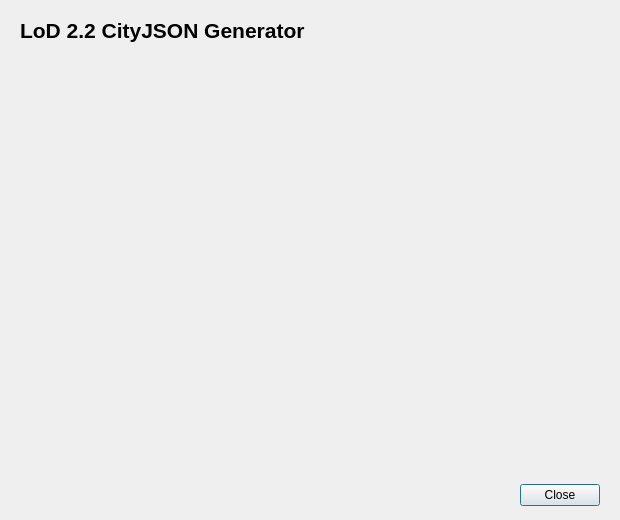
<?xml version="1.0" encoding="UTF-8"?>
<ui version="4.0">
 <class>DialogAbout</class>
 <widget class="QDialog" name="DialogAbout">
  <property name="geometry">
   <rect>
    <x>0</x>
    <y>0</y>
    <width>620</width>
    <height>520</height>
   </rect>
  </property>
  <property name="windowTitle">
   <string>About</string>
  </property>

  <layout class="QVBoxLayout" name="aboutLayout">
   <property name="leftMargin"><number>20</number></property>
   <property name="topMargin"><number>18</number></property>
   <property name="rightMargin"><number>20</number></property>
   <property name="bottomMargin"><number>14</number></property>
   <property name="spacing"><number>12</number></property>

   <item>
    <widget class="QLabel" name="lb_title">
     <property name="text">
      <string>LoD 2.2 CityJSON Generator</string>
     </property>
     <property name="styleSheet">
      <string>font-size: 16pt; font-weight: bold;</string>
     </property>
     <property name="wordWrap">
      <bool>true</bool>
     </property>
    </widget>
   </item>

   <item>
    <widget class="QLabel" name="lb_about">
     <property name="text">
      <string/>
     </property>
     <property name="wordWrap">
      <bool>true</bool>
     </property>
     <property name="openExternalLinks">
      <bool>true</bool>
     </property>
     <property name="textInteractionFlags">
      <set>Qt::TextInteractionFlag::TextBrowserInteraction</set>
     </property>
     <property name="alignment">
      <set>Qt::AlignmentFlag::AlignTop|Qt::AlignmentFlag::AlignLeft</set>
     </property>
    </widget>
   </item>

   <item>
    <spacer name="aboutSpacer">
     <property name="orientation">
      <enum>Qt::Orientation::Vertical</enum>
     </property>
     <property name="sizeHint" stdset="0">
      <size>
       <width>20</width>
       <height>20</height>
      </size>
     </property>
    </spacer>
   </item>

   <item>
    <widget class="QFrame" name="fr_logos">
     <property name="frameShape">
      <enum>QFrame::Shape::NoFrame</enum>
     </property>
     <layout class="QHBoxLayout" name="logo_layout">
      <property name="leftMargin"><number>0</number></property>
      <property name="topMargin"><number>0</number></property>
      <property name="rightMargin"><number>0</number></property>
      <property name="bottomMargin"><number>0</number></property>
      <property name="spacing"><number>24</number></property>
     </layout>
    </widget>
   </item>

   <item>
    <widget class="QDialogButtonBox" name="bb_actions">
     <property name="standardButtons">
      <set>QDialogButtonBox::StandardButton::Close</set>
     </property>
    </widget>
   </item>
  </layout>
 </widget>

 <resources/>
 <connections/>
</ui>
